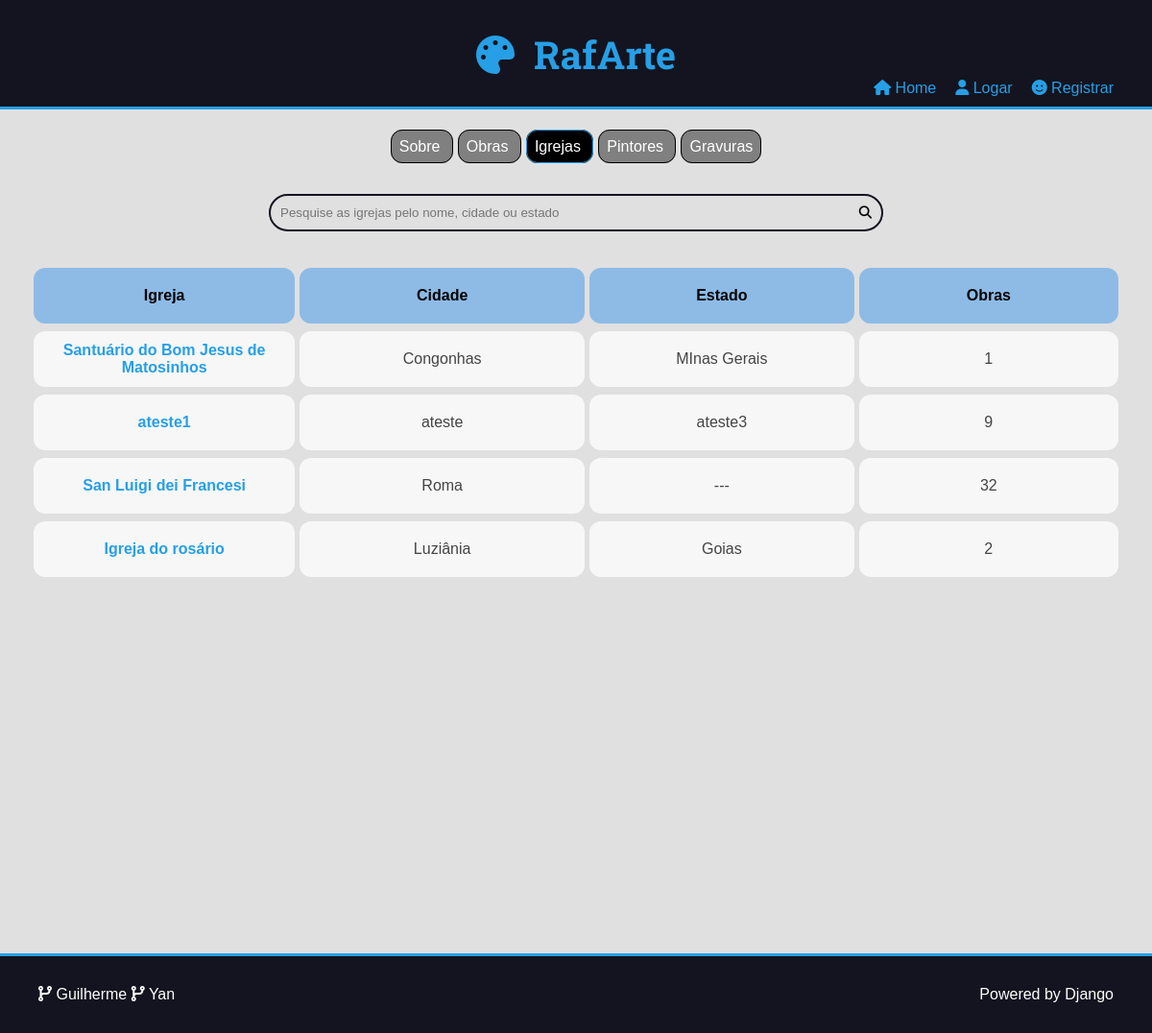
The page /church/all/ on the database its author committed.
### museum/models.py (models this page shows, shortened)
class Church(models.Model):
    name = models.CharField(max_length=50)
    city = models.CharField(max_length=50, blank=True)
    state = models.CharField(max_length=50, blank=True)
    class Meta:
        db_table = 'CHURCH'

### museum/views.py (the view)
# urls.py: path('church/all/', views.churches, name='church_all'),
@require_GET
def churches(request:HttpRequest) -> HttpResponse:
    churches_paintings = []
    churches = Church.objects.filter(painting__is_published = True).distinct().order_by('-id')
    churches = churches.annotate(
        num_paintings=Count('painting')
    )
    for church in churches:
        paintings_number = church.num_paintings
        if paintings_number > 0:
            churches_paintings.append((church, paintings_number))
    return render(request, 'museum/pages/search_church.html',{
            'churches': churches_paintings,
            'filterChurch': 'selected',
            'igrejas': '-selected',
            'search_action': 'painting:search',
            'placeholder': 'Pesquise as igrejas pelo nome, cidade ou estado',
        })

### museum/templates/museum/pages/search_church.html (shortened to what this page needs)
{% extends 'templates/pages/global.html' %}
{% block content %}
<div class="main-content center container">
    {% if churches %}
    <div class="search-page">
        <table class="table">
            <thead>
                <tr>
                <th scope="col">Igreja</th>
                <th scope="col">Cidade</th>
                <th scope="col">Estado</th>
                <th scope="col">Obras</th>
                </tr>
            </thead>
            <tbody>
                {% for church, qtd_paintings in churches %}
                    <tr>
                        <td class="main-table-name"><a class="table-link" href="{% url 'painting:church' church.id %}">{{church.name}}</a></td>
                        <td>
                            {% if church.city %}
                                {{church.city}}
                            {% else %}
                                ---
                            {% endif %}
                        </td>
                        <td>
                            {% if church.state %}
                                {{church.state}}
                            {% else %}
                                ---
                            {% endif %}
                        </td>
                        <td>
                            {{qtd_paintings}}
                        </td>
                    </tr>
                    {% endfor %}
            </tbody>
        </table>
    </div>
        {% else %}
            <h1>Nenhuma igreja encontrada com essa busca</h1>
        {% endif %}
</div>
{% endblock content %}

### website/static/css/style.css (style rules this page uses)
:root { --color-primary: #269fe6; --color-primary-hover: #2086c2; --color-primary-dark: #13141f; --color-primary-dark-hover: #212336; --color-primary-light: #d4ecfa; --color-primary-light-hover: #bdd8e7; --color-white: #fff; --color-black: #000; --color-dark-text: #444; --color-info-light: #cce5ff; --color-debug-light: #cce5ff; --color-success-light: #d4edda; --color-alert-light: #fff3cd; --color-warning-light: #fff3cd; --color-error-light: #f8d7da; --color-info-dark: #4d86c4; --color-debug-dark: #4d86c4; --color-success-dark: #4a9c5d; --color-alert-dark: #927f40; --color-warning-dark: #927f40; --color-error-dark: #da525d; --color-gray-0: #f9f9f9; --color-gray-1: #e0e0e0; --color-gray-2: #c7c7c7; --color-gray-3: #aeaeae; --color-gray-4: #959595; --color-gray-5: #7d7d7d; --color-gray-6: #646464; --color-gray-7: #4b4b4b; --color-gray-8: #323232; --color-gray-9: #191919; --color-light-gray: rgb(247, 247, 247); --font-primary: sans-serif; --font-headings: "Roboto Slab", serif; --spacing-gutter-medium: 3rem; --spacing-gutter-large: 4rem; }
* { padding: 0; margin: 0; box-sizing: border-box; }
html { font-size: 62.5%; min-height: 100%; }
body { font-size: 1.6rem; position: relative; min-height: 100%; font-family: var(--font-primary); background: var(--color-gray-1); color: var(--color-dark-text); }
a, .plaintext-button { color: var(--color-primary); text-decoration: none; text-align: center; transition: all 300ms ease-in-out; }
.table-link { display: block; color: var(--color-primary); text-decoration: none; text-align: center; transition: all 300ms ease-in-out; }
.container { max-width: 144rem; margin: 0 auto; padding: var(--spacing-gutter-medium); }
.main-content { padding-top: 0; }
.center { text-align: center; }
.search-page { display: flex; justify-content: center; max-height: 400px; overflow-y: auto; }
.table { text-align: center; border-collapse: collapse; border-radius: 10px; border-collapse: separate; border-spacing: 5px 8px; }
th, td { text-align: center; border-collapse: collapse; width: 80rem; padding: 2rem; border-radius: 12px; background-color: var(--color-light-gray); overflow: hidden; background-size: 50%; }
td { cursor: not-allowed; }
th { background-color: rgb(141, 187, 230); color: black; }
.main-table-name { padding: 2rem; cursor: pointer; font-weight: bold; color: var(--color-info-dark); padding: 0; }
.table { margin-bottom: 20rem; }
* { box-sizing: border-box; }

### rows shown on the page
Church: name "Santuário do Bom Jesus de Matosinhos", city "Congonhas", state "MInas Gerais", qtd_paintings "1"
Church: name "ateste1", city "ateste", state "ateste3", qtd_paintings "9"
Church: name "San Luigi dei Francesi", city "Roma", qtd_paintings "32"
Church: name "Igreja do rosário", city "Luziânia", state "Goias", qtd_paintings "2"
